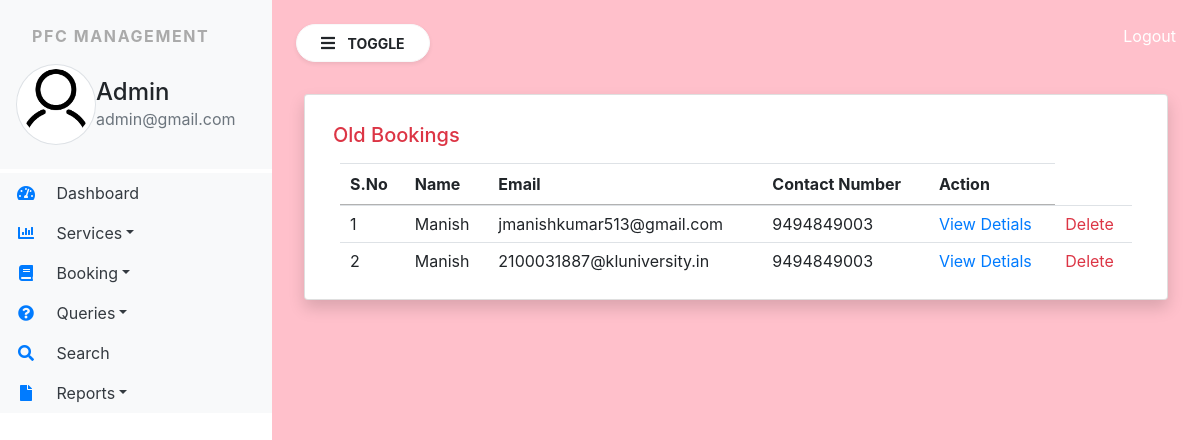
/old_booking (signed in), run on an earlier commit of the app's database.
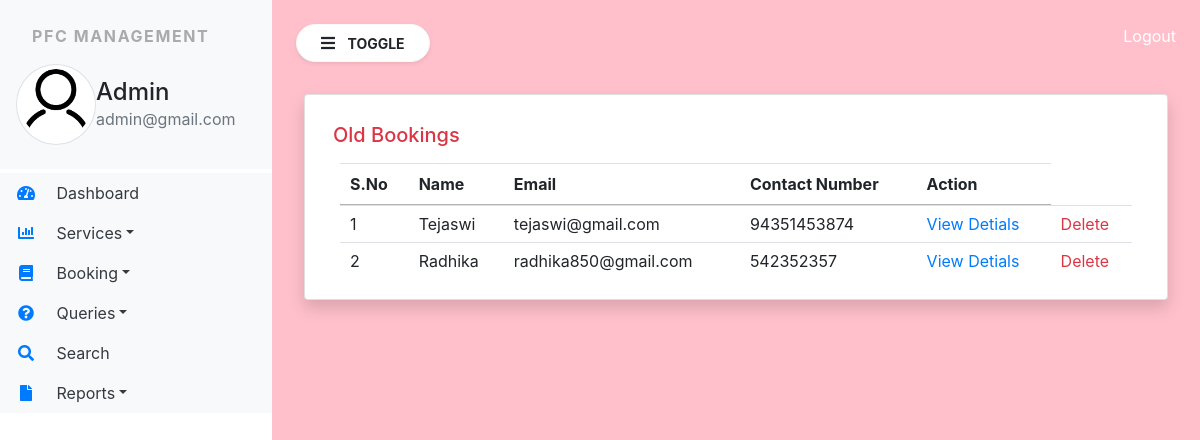
And on a later commit of the database.
### pfcSystem/models.py (models this page shows, shortened)
class SiteUser(models.Model):
    name = models.CharField(max_length=100,null=True)
    email = models.CharField(max_length=100,null=True)
    mobile = models.CharField(max_length=15,null=True)
    location = models.CharField(max_length=200,null=True)
    shiftingloc = models.CharField(max_length=200,null=True)
    shiftingdate = models.DateField(null=True)
    briefitems = models.CharField(max_length=100,null=True)
    items = models.CharField(max_length=5000,null=True)
    requestdate = models.DateField(null=True)
    remark = models.CharField(max_length=500,null=True)
    status = models.CharField(max_length=30,null=True)
    updationdate = models.DateField(null=True)

### pfcSystem/views.py (the view)
# urls.py: path('old_booking', old_booking, name="old_booking"),
def old_booking(request):
    if not request.user.is_authenticated:
        return redirect('admin_login')
    booking= SiteUser.objects.filter(status="1")
    return render(request,'old_booking.html',locals())

### pfcSystem/templates/old_booking.html
{% extends 'admin_base.html' %}
{% block main %}
<div class="card shadow m-2">
    <div class="card-body">
        <h5 class="p-2 text-danger" style="broder-bottom :2px solid orange">Old Bookings </h5>
        <div class="container-fluid">
           <table class=" table table-brodered " id="example">
               <thead>
               <tr>
                   <th>S.No</th>
                   <th>Name</th>
                   <th>Email</th>
                   <th>Contact Number</th>
                   <th>Action</th>
               </tr>
               </thead>
               <tbody>
               {%for i in booking %}
               <tr>
                   <td>{{forloop.counter}}</td>
                   <td>{{i.name}}</td>
                   <td>{{i.email}}</td>
                   <td>{{i.mobile}}</td>
                   <td><a href="{% url 'view_bookingdetail' i.id %}">View Detials</a>
                   <td><a href="{% url 'delete_booking' i.id %}" class="text-danger"  onclick="return confirm('Are you Sure?')">Delete</a>
                   </td>
               </tr>
               {% endfor %}
               </tbody>
           </table>
        </div>
    </div>
</div>
{% endblock %}

### pfcSystem/templates/admin_base.html (shortened to what this page needs)
{% load static %}
<html>
<head>
  <link rel="stylesheet" href="https://cdn.jsdelivr.net/npm/bootstrap@4.6.1/dist/css/bootstrap.min.css">
<link rel="stylesheet" href="{%static 'css/sidebar.css' %}">
<link rel="stylesheet" href="https://use.fontawesome.com/releases/v5.7.0/css/all.css">
    <link rel="stylesheet" href="https://cdn.datatables.net/1.12.1/css/jquery.dataTables.min.css">
     <link rel="stylesheet" href="https://cdn.datatables.net/buttons/2.2.3/css/buttons.dataTables.min.css">
    </head>
<body>
<div class="bg-white vertical-nav" id="sidebar">
    <div class="py-4 px-3 bg-light mb-1">
        <p class="font-weight-bold text-uppercase px-3 sidebar-title">PFC Management</p>
    <div class="media d-flex align-items-center">
        <img src="{% static 'images/adlgn.png' %}" width="80" height="80" class="rounded-circle img-thumbnail shadow-small">
<div class="media-body">
    <h4 class="mb-0">Admin</h4>
    <p class="text-muted mb-0">{{request.user.email}}</p>
</div>
    </div>
    </div>
<ul class="nav flex-column bg-white">
    <li class="nav-item">
        <a href="{% url 'admin_home' %}" class="nav-link text-dark bg-light">
            <i class="fas fa-tachometer-alt fa-fw mr-3 text-primary"></i>
            Dashboard</a>
    </li>
     <li class="nav-item dropdown">
        <a href="#" class="nav-link dropdown-toggle text-dark bg-light" id="navbardrop" data-toggle="dropdown">
            <i class="fas fa-chart-bar fa-fw mr-3 text-primary"></i>
            Services</a>
    </li>
    <li class="nav-item dropdown">
        <a href="#" class="nav-link dropdown-toggle text-dark bg-light" id="navbardrop" data-toggle="dropdown">
            <i class="fa fa-book fa-fw mr-3 text-primary" ></i>
            Booking</a>
    </li>
      <li class="nav-item dropdown">
        <a href="#" class="nav-link dropdown-toggle text-dark bg-light" id="navbardrop" data-toggle="dropdown">
            <i class="fa fa-question-circle fa-fw mr-3 text-primary" ></i>
            Queries</a>
    </li>
     <li class="nav-item">
        <a href="{% url 'search' %}" class="nav-link text-dark bg-light">
            <i class="fa fa-search fa-fw mr-3 text-primary"></i>
            Search</a>
    </li>
  <li class="nav-item dropdown">
        <a href="#" class="nav-link dropdown-toggle text-dark bg-light" id="navbardrop" data-toggle="dropdown">
            <i class="fa fa-file fa-fw mr-3 text-primary"></i>
            Reports</a>
    </li>
</ul>
</div>
<div class="page-content p-4 " id="content">
    <a href="{% url 'logout' %}" title="logout" class="text-white float-right">Logout</a>
    <button id="sidebarCollapse" type="button" class="btn btn-light bg-white rounded-pill shadow-sm px-4 mb-4">
        <i class="fas fa-bars mr-2"></i>
        <small class="text-uppercase font-weight-bold">Toggle</small></button>
{% block main %}
{% endblock %}
</div>
</body>
</html>

### pfcSystem/static/css/sidebar.css (style rules this page uses)
.sidebar-title { letter-spacing : 0.1em; color:#aaa }
body { background-color : pink; min-height:100vh; }
.vertical-nav { min-width : 17rem; width:17rem; height :100vh; position:fixed; top:0; left:0; transition:all 1s }
.page-content { width:calc(100%-17rem); margin-left:17rem; transition:all 1s }

What changed in the data, as far as the page shows it:
removed SiteUser: name "Manish", email "jmanishkumar513@gmail.com", mobile "9494849003"
removed SiteUser: name "Manish", email "2100031887@kluniversity.in", mobile "9494849003"
added SiteUser: name "Tejaswi", email "tejaswi@gmail.com", mobile "94351453874"
added SiteUser: name "Radhika", email "radhika850@gmail.com", mobile "542352357"
